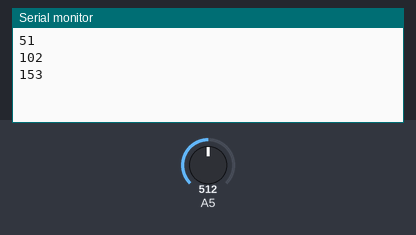
A sketch run on a simulated Arduino Uno, built with avr-gcc and run on an emulated ATmega328P. Parts: the last lines printed to the serial monitor. Inputs (shaded band) come from the test bench; at power-on: A5 = 512.

Above: at 1.8 s.
1.9 s: A5 set to 716
At 2.4 s:
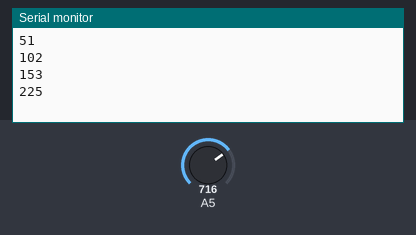
3.4 s: A5 set to 900
At 3.9 s:
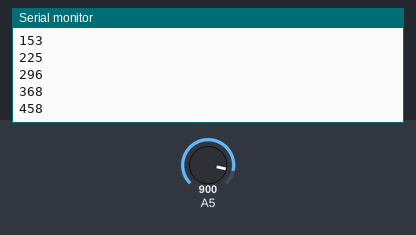
Timing chart, 0 to 6.4 s (numbered marks = the images above; inputs shaded):
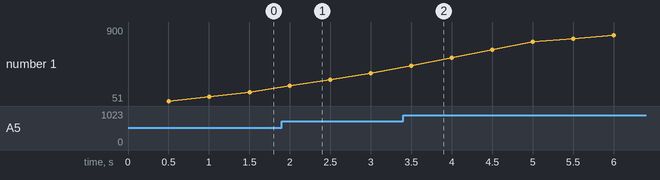

Measured:
- after the input at 1.9 s, the serial monitor: prints a new line after 0.10 s (image 1)
- after the input at 3.4 s, the serial monitor: prints a new line after 0.10 s (image 2)
- plotted number 1: 153 → 368 after the input at 1.9 s, 368 → 900 after the input at 3.4 s

The sketch:

test_average.ino
```cpp
int value[10] = {0};

int i = 0;

int avg;

void setup()
{
  Serial.begin(115200);
}

void loop()
{
  delay(500);

  for(i=9; i>=0; i--)
  {
    value[i] = value[i-1];
  }

  value[0] = analogRead(A5);

  avg = 0;

  for(i=0; i<10; i++)
  {
    avg += value[i];
  }

  Serial.println(avg/10);
}
```
